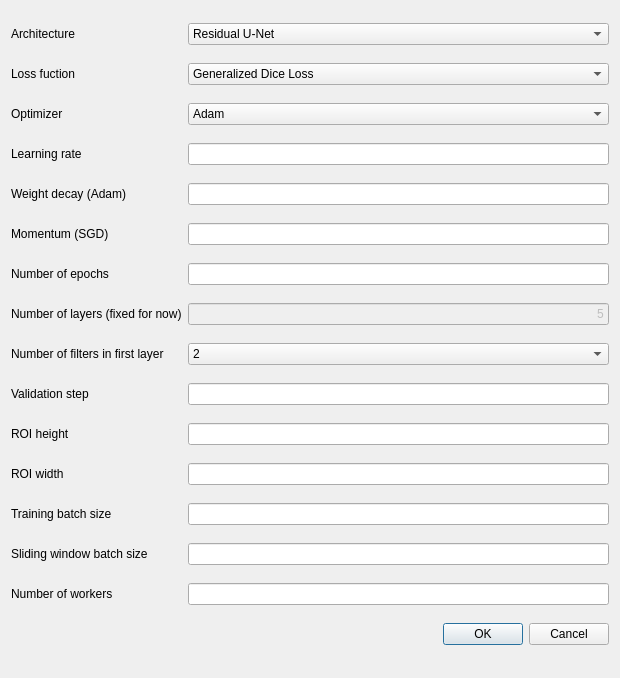
<?xml version="1.0" encoding="UTF-8"?>
<ui version="4.0">
 <class>Dialog</class>
 <widget class="QDialog" name="Dialog">
  <property name="geometry">
   <rect>
    <x>0</x>
    <y>0</y>
    <width>620</width>
    <height>678</height>
   </rect>
  </property>
  <property name="windowTitle">
   <string>U-Net 2D Segmenter</string>
  </property>
  <layout class="QGridLayout" name="gridLayout">
   <item row="3" column="1">
    <widget class="QLineEdit" name="leLearningRate">
     <property name="alignment">
      <set>Qt::AlignRight|Qt::AlignTrailing|Qt::AlignVCenter</set>
     </property>
    </widget>
   </item>
   <item row="3" column="0">
    <widget class="QLabel" name="labelLearningRate">
     <property name="text">
      <string>Learning rate</string>
     </property>
    </widget>
   </item>
   <item row="1" column="0">
    <widget class="QLabel" name="labelLoss">
     <property name="text">
      <string>Loss fuction</string>
     </property>
    </widget>
   </item>
   <item row="14" column="1">
    <widget class="QLineEdit" name="lineEditROIWidth">
     <property name="alignment">
      <set>Qt::AlignRight|Qt::AlignTrailing|Qt::AlignVCenter</set>
     </property>
    </widget>
   </item>
   <item row="13" column="1">
    <widget class="QLineEdit" name="lineEditROIHeight">
     <property name="alignment">
      <set>Qt::AlignRight|Qt::AlignTrailing|Qt::AlignVCenter</set>
     </property>
    </widget>
   </item>
   <item row="0" column="1">
    <widget class="QComboBox" name="cbArchitecture">
     <property name="accessibleName">
      <string/>
     </property>
     <item>
      <property name="text">
       <string>Residual U-Net</string>
      </property>
     </item>
     <item>
      <property name="text">
       <string>Attention U-Net</string>
      </property>
     </item>
    </widget>
   </item>
   <item row="18" column="0" colspan="2">
    <widget class="QDialogButtonBox" name="buttonBox">
     <property name="orientation">
      <enum>Qt::Horizontal</enum>
     </property>
     <property name="standardButtons">
      <set>QDialogButtonBox::Cancel|QDialogButtonBox::Ok</set>
     </property>
    </widget>
   </item>
   <item row="16" column="0">
    <widget class="QLabel" name="labelSlidingWindowBatchSize">
     <property name="text">
      <string>Sliding window batch size</string>
     </property>
    </widget>
   </item>
   <item row="17" column="0">
    <widget class="QLabel" name="labelNumWorkers">
     <property name="text">
      <string>Number of workers</string>
     </property>
    </widget>
   </item>
   <item row="16" column="1">
    <widget class="QLineEdit" name="leSlidingWindowBatchSize">
     <property name="alignment">
      <set>Qt::AlignRight|Qt::AlignTrailing|Qt::AlignVCenter</set>
     </property>
    </widget>
   </item>
   <item row="15" column="1">
    <widget class="QLineEdit" name="leTrainingBatchSize">
     <property name="alignment">
      <set>Qt::AlignRight|Qt::AlignTrailing|Qt::AlignVCenter</set>
     </property>
    </widget>
   </item>
   <item row="10" column="0">
    <widget class="QLabel" name="labelValidationStep">
     <property name="text">
      <string>Validation step</string>
     </property>
    </widget>
   </item>
   <item row="14" column="0">
    <widget class="QLabel" name="labelROIWidth">
     <property name="text">
      <string>ROI width</string>
     </property>
    </widget>
   </item>
   <item row="10" column="1">
    <widget class="QLineEdit" name="leValidationStep">
     <property name="alignment">
      <set>Qt::AlignRight|Qt::AlignTrailing|Qt::AlignVCenter</set>
     </property>
    </widget>
   </item>
   <item row="7" column="0">
    <widget class="QLabel" name="labelNumberOfLayers">
     <property name="text">
      <string>Number of layers (fixed for now)</string>
     </property>
    </widget>
   </item>
   <item row="7" column="1">
    <widget class="QLineEdit" name="leNumLayers">
     <property name="enabled">
      <bool>false</bool>
     </property>
     <property name="text">
      <string>5</string>
     </property>
     <property name="alignment">
      <set>Qt::AlignRight|Qt::AlignTrailing|Qt::AlignVCenter</set>
     </property>
    </widget>
   </item>
   <item row="1" column="1">
    <widget class="QComboBox" name="cbLoss">
     <property name="sizeAdjustPolicy">
      <enum>QComboBox::AdjustToContents</enum>
     </property>
     <item>
      <property name="text">
       <string>Generalized Dice Loss</string>
      </property>
     </item>
    </widget>
   </item>
   <item row="15" column="0">
    <widget class="QLabel" name="label">
     <property name="text">
      <string>Training batch size</string>
     </property>
    </widget>
   </item>
   <item row="17" column="1">
    <widget class="QLineEdit" name="leNumWorkers">
     <property name="alignment">
      <set>Qt::AlignRight|Qt::AlignTrailing|Qt::AlignVCenter</set>
     </property>
    </widget>
   </item>
   <item row="13" column="0">
    <widget class="QLabel" name="labelROIHeight">
     <property name="text">
      <string>ROI height</string>
     </property>
    </widget>
   </item>
   <item row="6" column="1">
    <widget class="QLineEdit" name="leNumEpochs">
     <property name="inputMethodHints">
      <set>Qt::ImhDigitsOnly|Qt::ImhPreferNumbers</set>
     </property>
     <property name="alignment">
      <set>Qt::AlignRight|Qt::AlignTrailing|Qt::AlignVCenter</set>
     </property>
    </widget>
   </item>
   <item row="0" column="0">
    <widget class="QLabel" name="labelArchitecture">
     <property name="accessibleName">
      <string>labelArchitecture</string>
     </property>
     <property name="text">
      <string>Architecture</string>
     </property>
    </widget>
   </item>
   <item row="8" column="0">
    <widget class="QLabel" name="labelNumFiltersFirstLayer">
     <property name="text">
      <string>Number of filters in first layer</string>
     </property>
    </widget>
   </item>
   <item row="8" column="1">
    <widget class="QComboBox" name="cbNumFiltersInFirstLayer">
     <item>
      <property name="text">
       <string>2</string>
      </property>
     </item>
     <item>
      <property name="text">
       <string>4</string>
      </property>
     </item>
     <item>
      <property name="text">
       <string>8</string>
      </property>
     </item>
     <item>
      <property name="text">
       <string>16</string>
      </property>
     </item>
     <item>
      <property name="text">
       <string>32</string>
      </property>
     </item>
     <item>
      <property name="text">
       <string>64</string>
      </property>
     </item>
     <item>
      <property name="text">
       <string>128</string>
      </property>
     </item>
     <item>
      <property name="text">
       <string>256</string>
      </property>
     </item>
    </widget>
   </item>
   <item row="6" column="0">
    <widget class="QLabel" name="labelNumEpochs">
     <property name="text">
      <string>Number of epochs</string>
     </property>
    </widget>
   </item>
   <item row="2" column="0">
    <widget class="QLabel" name="labelOptimizer">
     <property name="text">
      <string>Optimizer</string>
     </property>
    </widget>
   </item>
   <item row="2" column="1">
    <widget class="QComboBox" name="cbOptimizer">
     <item>
      <property name="text">
       <string>Adam</string>
      </property>
     </item>
     <item>
      <property name="text">
       <string>SGD</string>
      </property>
     </item>
    </widget>
   </item>
   <item row="4" column="0">
    <widget class="QLabel" name="labelWeightDecay">
     <property name="text">
      <string>Weight decay (Adam)</string>
     </property>
    </widget>
   </item>
   <item row="4" column="1">
    <widget class="QLineEdit" name="leWeightDecay">
     <property name="alignment">
      <set>Qt::AlignRight|Qt::AlignTrailing|Qt::AlignVCenter</set>
     </property>
    </widget>
   </item>
   <item row="5" column="0">
    <widget class="QLabel" name="labelMomentum">
     <property name="text">
      <string>Momentum (SGD)</string>
     </property>
    </widget>
   </item>
   <item row="5" column="1">
    <widget class="QLineEdit" name="leMomentum">
     <property name="alignment">
      <set>Qt::AlignRight|Qt::AlignTrailing|Qt::AlignVCenter</set>
     </property>
    </widget>
   </item>
  </layout>
 </widget>
 <tabstops>
  <tabstop>cbArchitecture</tabstop>
  <tabstop>cbLoss</tabstop>
  <tabstop>cbOptimizer</tabstop>
  <tabstop>leLearningRate</tabstop>
  <tabstop>leWeightDecay</tabstop>
  <tabstop>leMomentum</tabstop>
  <tabstop>leNumEpochs</tabstop>
  <tabstop>leNumLayers</tabstop>
  <tabstop>cbNumFiltersInFirstLayer</tabstop>
  <tabstop>leValidationStep</tabstop>
  <tabstop>lineEditROIHeight</tabstop>
  <tabstop>lineEditROIWidth</tabstop>
  <tabstop>leTrainingBatchSize</tabstop>
  <tabstop>leSlidingWindowBatchSize</tabstop>
  <tabstop>leNumWorkers</tabstop>
 </tabstops>
 <resources/>
 <connections>
  <connection>
   <sender>buttonBox</sender>
   <signal>accepted()</signal>
   <receiver>Dialog</receiver>
   <slot>accept()</slot>
   <hints>
    <hint type="sourcelabel">
     <x>248</x>
     <y>254</y>
    </hint>
    <hint type="destinationlabel">
     <x>157</x>
     <y>274</y>
    </hint>
   </hints>
  </connection>
  <connection>
   <sender>buttonBox</sender>
   <signal>rejected()</signal>
   <receiver>Dialog</receiver>
   <slot>reject()</slot>
   <hints>
    <hint type="sourcelabel">
     <x>316</x>
     <y>260</y>
    </hint>
    <hint type="destinationlabel">
     <x>286</x>
     <y>274</y>
    </hint>
   </hints>
  </connection>
 </connections>
</ui>
